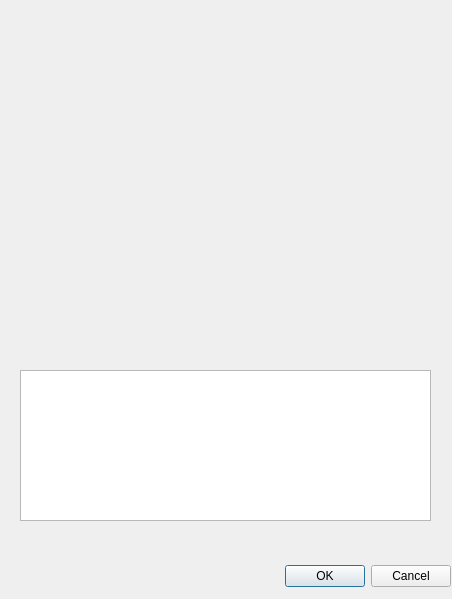
<?xml version="1.0" encoding="UTF-8"?>
<ui version="4.0">
 <class>MultiHazardRiskDialogBase</class>
 <widget class="QDialog" name="MultiHazardRiskDialogBase">
  <property name="geometry">
   <rect>
    <x>0</x>
    <y>0</y>
    <width>452</width>
    <height>599</height>
   </rect>
  </property>
  <property name="windowTitle">
   <string>Multi Hazard Risk</string>
  </property>
  <widget class="QDialogButtonBox" name="button_box">
   <property name="geometry">
    <rect>
     <x>110</x>
     <y>560</y>
     <width>341</width>
     <height>32</height>
    </rect>
   </property>
   <property name="orientation">
    <enum>Qt::Horizontal</enum>
   </property>
   <property name="standardButtons">
    <set>QDialogButtonBox::Cancel|QDialogButtonBox::Ok</set>
   </property>
  </widget>
  <widget class="QWidget" name="mplwindow" native="true">
   <property name="geometry">
    <rect>
     <x>20</x>
     <y>20</y>
     <width>411</width>
     <height>341</height>
    </rect>
   </property>
  </widget>
  <widget class="QListWidget" name="mplfigs">
   <property name="geometry">
    <rect>
     <x>20</x>
     <y>370</y>
     <width>411</width>
     <height>151</height>
    </rect>
   </property>
  </widget>
 </widget>
 <resources/>
 <connections>
  <connection>
   <sender>button_box</sender>
   <signal>accepted()</signal>
   <receiver>MultiHazardRiskDialogBase</receiver>
   <slot>accept()</slot>
   <hints>
    <hint type="sourcelabel">
     <x>20</x>
     <y>20</y>
    </hint>
    <hint type="destinationlabel">
     <x>20</x>
     <y>20</y>
    </hint>
   </hints>
  </connection>
  <connection>
   <sender>button_box</sender>
   <signal>rejected()</signal>
   <receiver>MultiHazardRiskDialogBase</receiver>
   <slot>reject()</slot>
   <hints>
    <hint type="sourcelabel">
     <x>20</x>
     <y>20</y>
    </hint>
    <hint type="destinationlabel">
     <x>20</x>
     <y>20</y>
    </hint>
   </hints>
  </connection>
 </connections>
</ui>
